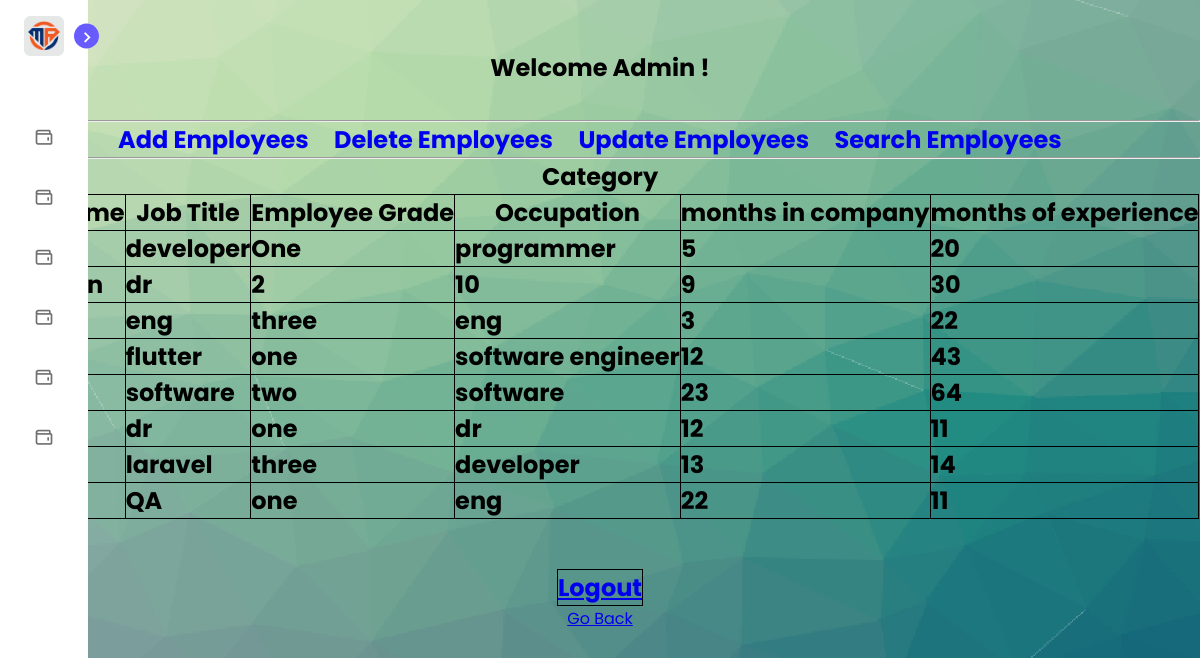
The page /admin/category.php (signed in) on the database its author committed.
### tables this page shows
CREATE TABLE `category` (
  `FullName` varchar(150) NOT NULL,
  `JobTitle` varchar(150) NOT NULL,
  `EmployeeGrade` varchar(150) NOT NULL,
  `Occupation` varchar(150) NOT NULL,
  `Number_of_months_of_service_in_the_company` varchar(150) NOT NULL,
  `Number_of_months_of_experience` varchar(150) NOT NULL
);

### admin/category.php (the view, shortened to what this page needs)
<?php
include("../config.php");
function displayParticipants() {
    global $conn;
    $query = "SELECT * FROM category";
    $result = mysqli_query($conn, $query);
    if (mysqli_num_rows($result) > 0) {
        echo "<h2><table>
                <tr>
                    <th>Full Name</th>
                    <th>Job Title</th>
                    <th>Employee Grade</th>
                    <th>Occupation</th>
                    <th>months in company</th>
                    <th>months of experience</th>
                </tr></h2>";
        while ($row = mysqli_fetch_assoc($result)) {
            echo " <tr>
                    <td>".$row['FullName']."</td>
                    <td>".$row['JobTitle']."</td>
                    <td>".$row['EmployeeGrade']."</td>
                    <td>".$row['Occupation']."</td>
                    <td>".$row['Number_of_months_of_service_in_the_company']."</td>
                    <td>".$row['Number_of_months_of_experience']."</td>
                </tr>";
        }
    } else {
        echo "No participants found.";
    }
}
?>
<!DOCTYPE html>
<html>
<head>
    <link rel="stylesheet" href="style.css">
    <link href='https://unpkg.com/boxicons@2.1.1/css/boxicons.min.css' rel='stylesheet'>
</head>
<body background="photo.png" >
<nav class="sidebar close">
        <header>
            <div class="image-text">
                <span class="image">
                    <img src="logo.png" alt="">
                </span>
            </div>
            <i class='bx bx-chevron-right toggle'></i>
        </header>
        <div class="menu-bar">
            <div class="menu">
                <ul class="menu-links">
                    <li class="nav-link">
                        <a href="attendancerecord.php">
						<i class='bx bx-wallet icon' ></i>
                        </a>
                    </li>
                    <li class="nav-link">
                        <a href="category.php">
                            <i class='bx bx-wallet icon' ></i>
                        </a>
                    </li>
                    <li class="nav-link">
                        <a href="penalties.php">
                            <i class='bx bx-wallet icon' ></i>
                        </a>
                    </li>
                    <li class="nav-link">
                        <a href="rewards.php">
                            <i class='bx bx-wallet icon' ></i>
                        </a>
                    </li>
                    <li class="nav-link">
                        <a href="salaries.php">
                            <i class='bx bx-wallet icon' ></i>
                        </a>
                    </li>
                    <li class="nav-link">
                        <a href="staffevaluation.php">
                            <i class='bx bx-wallet icon' ></i>
                        </a>
                    </li>
                </ul>
            </div>
        </div>
    </nav>
<center>
<br></br>
    <h2 style="color:black;">Welcome Admin !</h2>
<h2>
	<br>
	<hr style="width:100%;text-align:left;margin-left:0">
   <a style="text-decoration:none" href="add_category.php">Add Employees</a> &nbsp &nbsp
   <a style="text-decoration:none" href="delete_category.php">Delete Employees</a> &nbsp &nbsp
   <a style="text-decoration:none" href="update_category.php">Update Employees</a> &nbsp &nbsp
   <a style="text-decoration:none" href="search_category.php">Search Employees</a> &nbsp &nbsp
    <hr style="width:100%;text-align:left;margin-left:0">
  </h2>
   <h3>
    <h2 style="color:black;">Category</h2>
    <?php displayParticipants(); ?>
</h3>
<br></br>
	<table >
  <tr>
    <th><h2> <a  href="../logout.php">Logout</a></h2></th>
  </tr>
  </table>
    <a href="index.php">Go Back</a>
	</center>
</body>
</html>

### admin/style.css (style rules this page uses)
* { margin: 0; padding: 0; box-sizing: border-box; font-family: 'Poppins', sans-serif; }
:root { --body-color: #E4E9F7; --sidebar-color: #FFF; --primary-color: #695CFE; --primary-color-light: #F6F5FF; --toggle-color: #DDD; --text-color: #707070; --tran-03: all 0.2s ease; --tran-03: all 0.3s ease; --tran-04: all 0.3s ease; --tran-05: all 0.3s ease; }
body { min-height: 100vh; background-color: var(--body-color); transition: var(--tran-05); }
.sidebar { position: fixed; top: 0; left: 0; height: 100%; width: 250px; padding: 10px 14px; background: var(--sidebar-color); transition: var(--tran-05); z-index: 100; }
.sidebar.close { width: 88px; }
.sidebar li { height: 50px; list-style: none; display: flex; align-items: center; margin-top: 10px; }
.sidebar header .image, .sidebar .icon { min-width: 60px; border-radius: 6px; }
.sidebar .icon { min-width: 60px; border-radius: 6px; height: 100%; display: flex; align-items: center; justify-content: center; font-size: 20px; }
.sidebar .text, .sidebar .icon { color: var(--text-color); transition: var(--tran-03); }
.sidebar header { position: relative; }
.sidebar header .image-text { display: flex; align-items: center; }
.sidebar header .image { display: flex; align-items: center; justify-content: center; }
.sidebar header .image img { width: 40px; border-radius: 6px; }
.sidebar header .toggle { position: absolute; top: 50%; right: -25px; transform: translateY(-50%) rotate(180deg); height: 25px; width: 25px; background-color: var(--primary-color); color: var(--sidebar-color); border-radius: 50%; display: flex; align-items: center; justify-content: center; font-size: 22px; cursor: pointer; transition: var(--tran-05); }
.sidebar.close .toggle { transform: translateY(-50%) rotate(0deg); }
.sidebar .menu { margin-top: 40px; }
.sidebar li a { list-style: none; height: 100%; background-color: transparent; display: flex; align-items: center; height: 100%; width: 100%; border-radius: 6px; text-decoration: none; transition: var(--tran-03); }
.sidebar .menu-bar { height: calc(100% - 55px); display: flex; flex-direction: column; justify-content: space-between; overflow-y: scroll; }

### admin/category.php (style rules this page uses)
table, th, td { border: 1px solid black; border-collapse: collapse; }

### rows shown on the page
category: JobTitle "developer", EmployeeGrade "One", Occupation "programmer", Number_of_months_of_service_in_the_company "5", Number_of_months_of_experience "20"
category: JobTitle "dr", EmployeeGrade "2", Occupation "10", Number_of_months_of_service_in_the_company "9", Number_of_months_of_experience "30"
category: JobTitle "eng", EmployeeGrade "three", Occupation "eng", Number_of_months_of_service_in_the_company "3", Number_of_months_of_experience "22"
category: JobTitle "flutter", EmployeeGrade "one", Occupation "software engineer", Number_of_months_of_service_in_the_company "12", Number_of_months_of_experience "43"
category: JobTitle "software", EmployeeGrade "two", Occupation "software", Number_of_months_of_service_in_the_company "23", Number_of_months_of_experience "64"
category: JobTitle "dr", EmployeeGrade "one", Occupation "dr", Number_of_months_of_service_in_the_company "12", Number_of_months_of_experience "11"
category: JobTitle "laravel", EmployeeGrade "three", Occupation "developer", Number_of_months_of_service_in_the_company "13", Number_of_months_of_experience "14"
category: JobTitle "QA", EmployeeGrade "one", Occupation "eng", Number_of_months_of_service_in_the_company "22", Number_of_months_of_experience "11"
